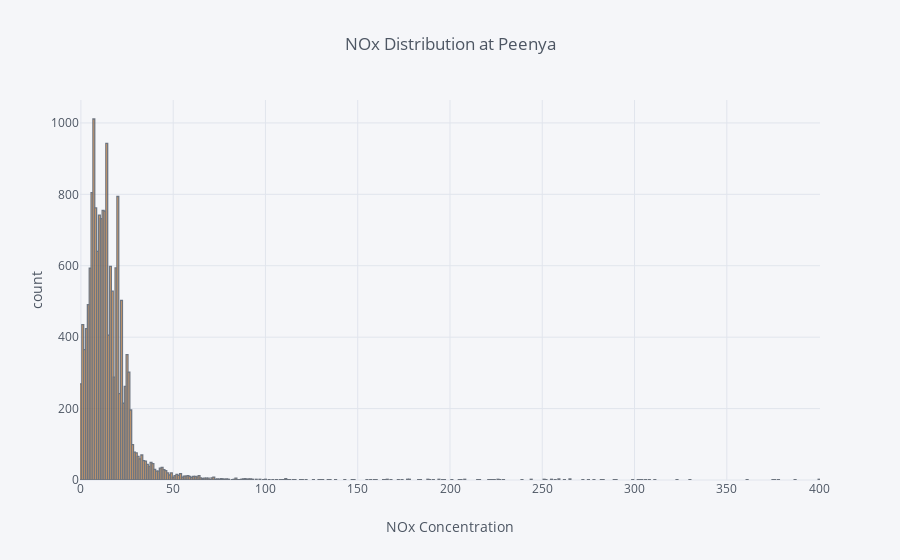

Here is the notebook cell this chart was saved with:
### Code cell
p['PNOx'].iplot(kind='hist', xTitle='NOx Concentration',
                  yTitle='count', title='NOx Distribution at Peenya')

### Figure 1 — Plotly figure (JSON) as saved in the notebook; plotly's stock layout.template omitted (floating-point values rounded to 4 significant figures; data arrays with more than 128 entries replaced by an {"elided": "..."} marker saying what was removed)
{"data": [{"histfunc": "count", "histnorm": "", "marker": {"color": "rgba(255, 153, 51, 1.0)", "line": {"color": "#4D5663", "width": 1.3}}, "name": "PNOx", "opacity": 0.8, "orientation": "v", "type": "histogram", "uid": "5f90ff4b-6095-4a18-a66c-359bdd9dbc92", "x": {"elided": "16359 float values"}}], "layout": {"barmode": "overlay", "legend": {"bgcolor": "#F5F6F9", "font": {"color": "#4D5663"}}, "paper_bgcolor": "#F5F6F9", "plot_bgcolor": "#F5F6F9", "title": {"font": {"color": "#4D5663"}, "text": "NOx Distribution at Peenya"}, "xaxis": {"gridcolor": "#E1E5ED", "showgrid": true, "tickfont": {"color": "#4D5663"}, "title": {"font": {"color": "#4D5663"}, "text": "NOx Concentration"}, "zerolinecolor": "#E1E5ED"}, "yaxis": {"gridcolor": "#E1E5ED", "showgrid": true, "tickfont": {"color": "#4D5663"}, "title": {"font": {"color": "#4D5663"}, "text": "count"}, "zerolinecolor": "#E1E5ED"}}}
